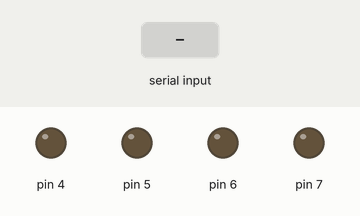
The sketch below on a simulated Arduino Uno, built with avr-gcc and run on an emulated ATmega328P. Parts: output pins drawn as LEDs (lit = HIGH). Inputs (shaded band) come from the test bench.

Above: at 1.2 s.
1.3 s: "U" received over Serial
At 2.5 s:
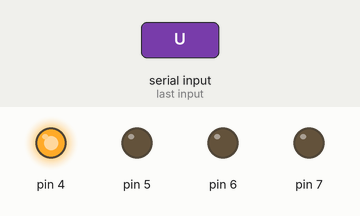
2.8 s: "D" received over Serial
At 3.8 s:
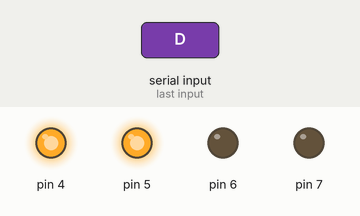
4.3 s: "L" received over Serial
At 5.0 s:
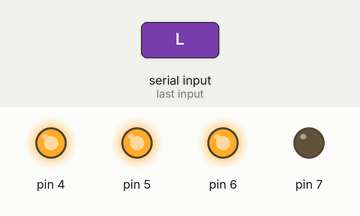
5.8 s: "R" received over Serial
At 6.1 s:
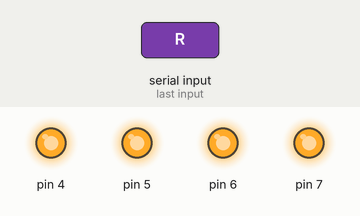
Timing chart, 0 to 8.3 s (numbered marks = the images above; inputs shaded):
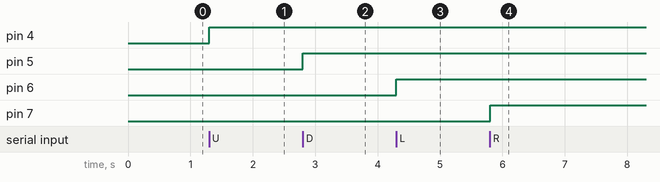

Measured:
- after the input at 1.3 s, pin 4: LOW → HIGH at once
- after the input at 2.8 s, pin 5: LOW → HIGH at once
- after the input at 4.3 s, pin 6: LOW → HIGH at once
- after the input at 5.8 s, pin 7: LOW → HIGH at once

The sketch:

bluetooth_module.ino
```cpp
void setup() {
  Serial.begin(9600);
  pinMode(4, OUTPUT);
  pinMode(5, OUTPUT);
  pinMode(6, OUTPUT);
  pinMode(7, OUTPUT);
}

void loop() {
 if(Serial.available()>0){
  int rxd = Serial.read();
  if(rxd == 'U'){
    digitalWrite(4, HIGH);
    }
  if(rxd == 'D'){
    digitalWrite(5, HIGH);
    }
  if(rxd == 'L'){
    digitalWrite(6, HIGH);
    }
  if(rxd == 'R'){
    digitalWrite(7, HIGH);
    }
  if(rxd == 'C'){
    digitalWrite(4, HIGH);
    digitalWrite(5, HIGH);
    digitalWrite(6, HIGH);
    digitalWrite(7, HIGH);
    }
  }
}
```
